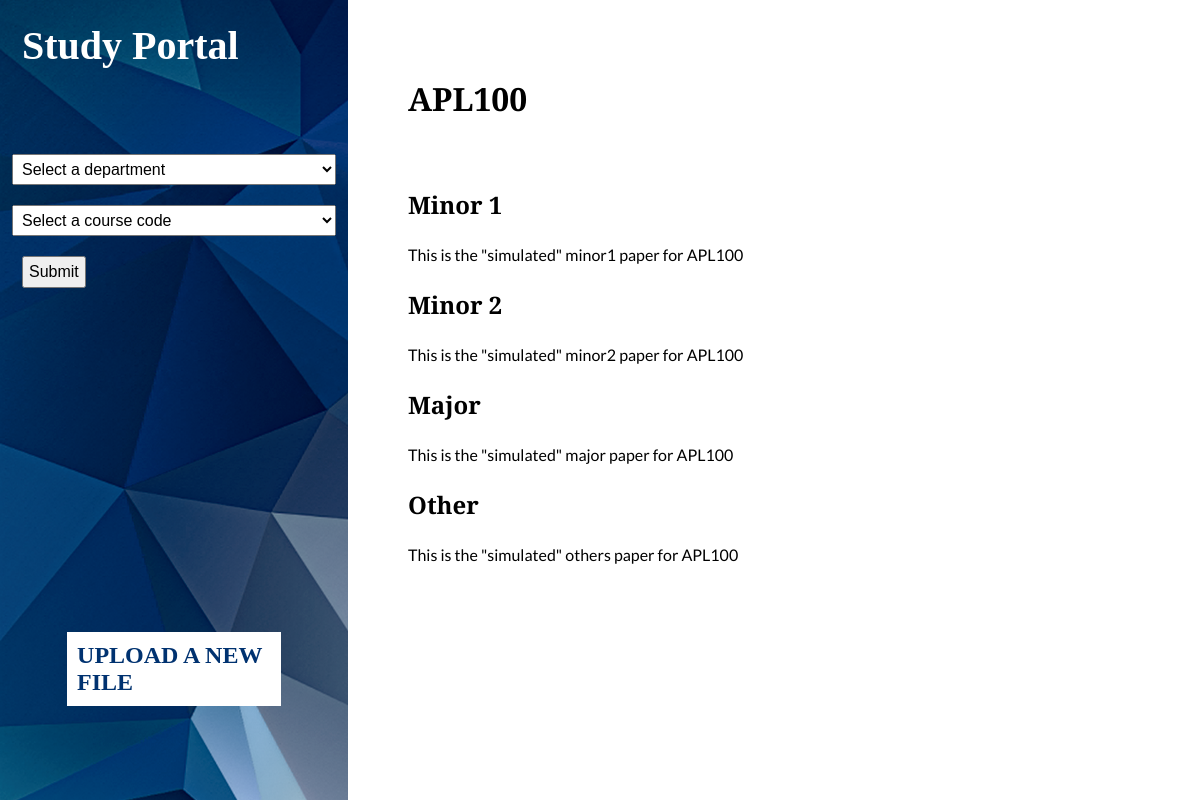
The app's page /studapp/view/?department=1&course_code=5 with its own data.
### studapp/models.py (models this page shows, shortened)
class Course_code(models.Model):
	dept=models.ForeignKey(Department,on_delete=models.CASCADE)
	code=models.CharField(max_length=6)#like APL100

class Minor1(models.Model):
	course=models.ForeignKey(Course_code,on_delete=models.CASCADE)
	paper=models.CharField(max_length=50)

class Minor2(models.Model):
	course=models.ForeignKey(Course_code,on_delete=models.CASCADE)
	paper=models.CharField(max_length=50)

class Major(models.Model):
	course=models.ForeignKey(Course_code,on_delete=models.CASCADE)
	paper=models.CharField(max_length=50)

class Other(models.Model):
	course=models.ForeignKey(Course_code,on_delete=models.CASCADE)
	paper=models.CharField(max_length=50)

### studapp/views.py (the view)
def display(request):
	all_departments=Department.objects.order_by('dept')
	all_courses=Course_code.objects.order_by('code')
	department_id=request.GET.get('department','None')
	course_code_id=request.GET.get('course_code','None')
	if department_id=='0' and course_code_id=='0':
		return render(request,'studapp/index.html',{'departments':all_departments,'courses':all_courses})
	elif course_code_id=='0':
		dept=Department.objects.get(pk=department_id)
		return render(request,'studapp/get_course_codes.html',{'department':dept,'departments':all_departments,'courses':all_courses})
	else:
		course=Course_code.objects.get(pk=course_code_id)
		return render(request,'studapp/get_papers.html',{'course':course,'departments':all_departments,'courses':all_courses})

### studapp/templates/studapp/get_papers.html (shortened to what this page needs)
{% extends 'studapp/index.html' %}
{% block content %}
<h2>{{ course.code }}</h2>
<br />
<h3>Minor 1</h3>
{% for exam in course.minor1_set.all %}
<p class="p">{{ exam.paper }}</p>
{% endfor %}
<h3>Minor 2</h3>
{% for exam in course.minor2_set.all %}
<p class="p">{{ exam.paper }}</p>
{% endfor %}
<h3>Major</h3>
{% for exam in course.major_set.all %}
<p class="p">{{ exam.paper }}</p>
{% endfor %}
<h3>Other</h3>
{% for exam in course.other_set.all %}
<p class="p">{{ exam.paper }}</p>
{% endfor %}
{% endblock %}

### studapp/static/studapp/style.css (style rules this page uses)
* { box-sizing: border-box; }
body { margin: 0; padding:0; }
h2,h3 { color: rgb(0,0,0); font-family: 'Slabo 27px', serif; }
h2 { font-size: 32px; }
h3 { font-size: 24px; width: 300px; }
.p { color: Black; font-family: Lato; }

### records on screen
Course_code: code "APL100"
Minor1: paper "This is the \"simulated\" minor1 paper for APL100"
Minor2: paper "This is the \"simulated\" minor2 paper for APL100"
Major: paper "This is the \"simulated\" major paper for APL100"
Other: paper "This is the \"simulated\" others paper for APL100"
